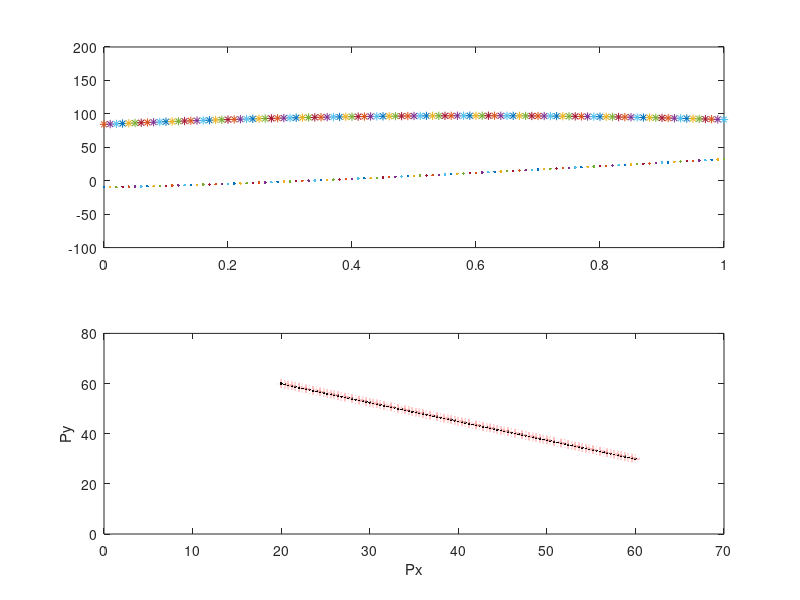

This chart was generated by the following MATLAB code:

l1 = 50; l2 = 40;
for t = 0:0.01:1
    X = 60-40*t;
    Y = 30+30*t;
    
    c2 = (X^2 + Y^2 -l1^2 - l2^2)/(2*l1*l2);
    s2 = sqrt(abs(1 - c2^2));
    
    t2 = atan2(s2,c2);
    
    c1 = (X*(l1 + l2*c2) + Y*l2*s2)/((l1+l2*c2)^2+(l2*s2)^2);
    s1 = (Y*(l1 + l2*c2) - X*l2*s2)/((l1+l2*c2)^2+(l2*s2)^2);
    
    t1 = atan2(s1,c1);
    
    Px = l1*cos(t1) + l2*cos(t1 + t2);
    Py = l1*sin(t1) + l2*sin(t1 + t2);
    
    subplot(2,1,1);
    axis([0  1  -100  200]);
    plot(t,t1*180/pi,'.',t,t2*180/pi,'*');
    hold on
    subplot(2,1,2);
    
    axis([0  70  0  80]);
    plot(Px,Py,'r+');xlabel('Px');ylabel('Py');
    pause(0.1);
    hold on
    plot(Px,Py,'w+');
    plot(Px,Py,'k.');
    
end
    
    
    